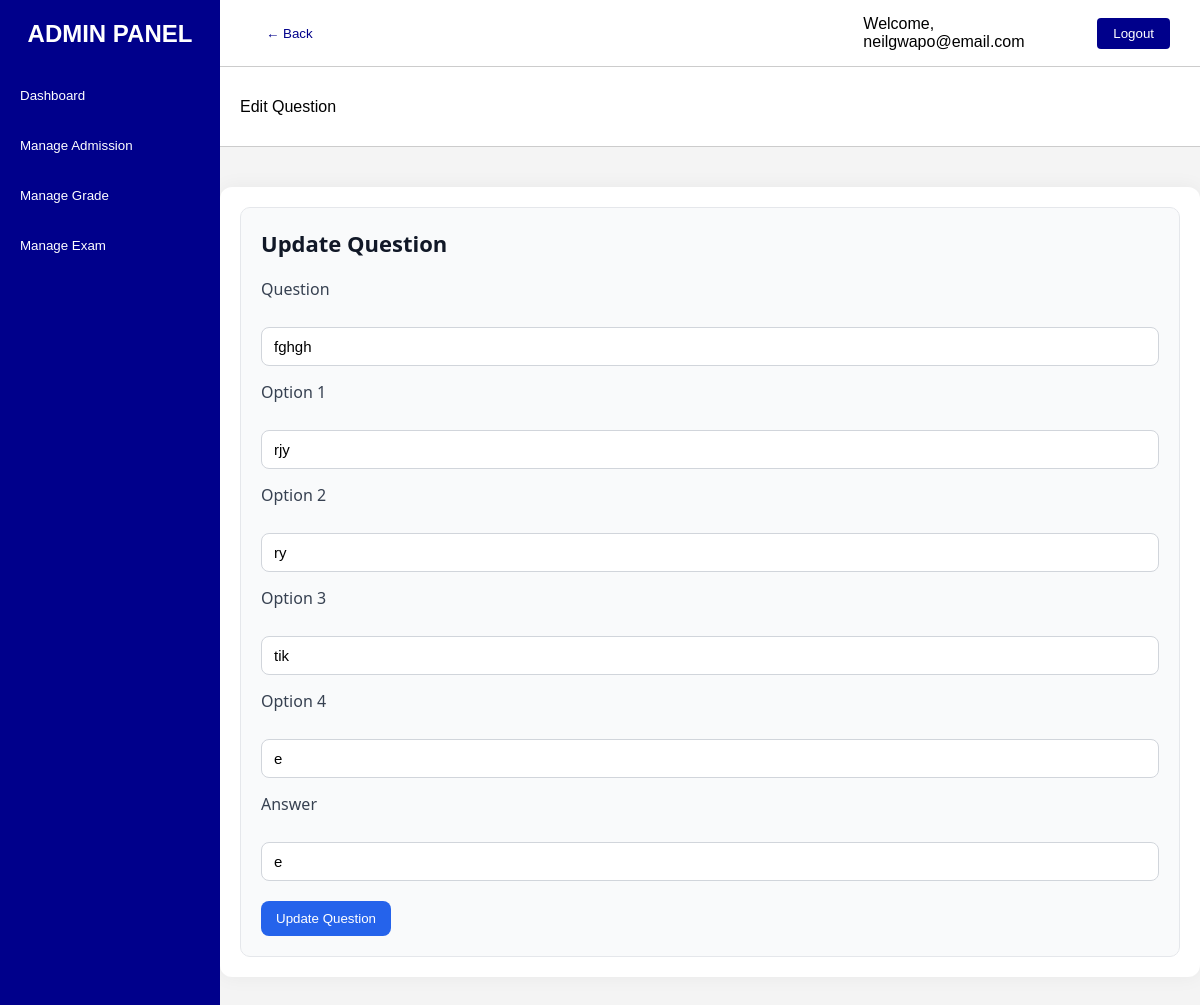
Page /adminportal/edit_question.php?id=23&exam_id=36 (signed in) on the committed database.
### tables this page shows
CREATE TABLE `questions` (
  `id` int(5) NOT NULL,
  `question_no` varchar(500) NOT NULL,
  `question` varchar(500) NOT NULL,
  `opt1` varchar(500) NOT NULL,
  `opt2` varchar(500) NOT NULL,
  `opt3` varchar(500) NOT NULL,
  `opt4` varchar(500) NOT NULL,
  `answer` varchar(500) NOT NULL,
  `exam_id` int(11) DEFAULT NULL
);

### adminportal/edit_question.php (the view, shortened to what this page needs)
<?php
include('../php/connection.php');
$id = isset($_GET['id']) ? intval($_GET['id']) : 0;
$res = mysqli_query($conn, "SELECT * FROM questions WHERE id = $id");
$row = mysqli_fetch_assoc($res);
$question = $row['question'];
$opt1 = $row['opt1'];
$opt2 = $row['opt2'];
$opt3 = $row['opt3'];
$opt4 = $row['opt4'];
$answer = $row['answer'];
?>
<!DOCTYPE html>
<html lang="en">
<head>
  <link rel="stylesheet" href="..\css\adminEC.css">
</head>
<body>
  <div class="sidebar">
    <div>
      <div class="logo">ADMIN PANEL</div>
      <div class="nav-top">
        <button class="nav-btn" onclick="window.location.href='admindashboard.php'">Dashboard</button>
        <button class="nav-btn" onclick="window.location.href='adminadmission.php'">Manage Admission</button>
        <button class="nav-btn" onclick="window.location.href='admingrading.php'">Manage Grade</button>
        <button class="nav-btn" onclick="window.location.href='exam_category.php'">Manage Exam</button>
      </div>
    </div>
  </div>
  <div class="main">
    <div class="topbar">
      <div class="left">
        <button class="backbtn" onclick="history.back()">&larr; Back</button>
      </div>
      <div class="right">
        <p>Welcome, <span><?php echo $_SESSION['admin']; ?></span></p>
        <a href="..\php\logout.php"><button class="btn font-weight-bold">Logout</button></a>
      </div>
    </div>
    <div class="subheader">
        <div>Edit Question</div>
    </div>
    <div class="content">
        <form action="" method="post">
            <div class="exam-container">
                <div class="exam-form">
                    <h3>Update Question</h3>
                    <label>Question</label><br />
                    <input type="text" name="question" class="form-control" value="<?php echo htmlspecialchars($question); ?>" required />
                    <label>Option 1</label><br />
                    <input type="text" name="opt1" class="form-control" value="<?php echo htmlspecialchars($opt1); ?>" required />
                    <label>Option 2</label><br />
                    <input type="text" name="opt2" class="form-control" value="<?php echo htmlspecialchars($opt2); ?>" required />
                    <label>Option 3</label><br />
                    <input type="text" name="opt3" class="form-control" value="<?php echo htmlspecialchars($opt3); ?>" required />
                    <label>Option 4</label><br />
                    <input type="text" name="opt4" class="form-control" value="<?php echo htmlspecialchars($opt4); ?>" required />
                    <label>Answer</label><br />
                    <input type="text" name="answer" class="form-control" value="<?php echo htmlspecialchars($answer); ?>" required />
                    <input type="submit" value="Update Question" class="submit-btn" />
                </div>
            </div>
        </form>
    </div>
  </div>
</body>
</html>

### css/adminEC.css (style rules this page uses)
.content { max-width: 1200px; width: 100%; margin: 40px auto; padding: 20px; font-family: 'Segoe UI', sans-serif; background: #fff; border-radius: 12px; box-shadow: 0 0 20px rgba(0,0,0,0.05); }
.exam-container { display: block; flex-wrap: wrap; gap: 30px; }
.exam-form { flex: 1 1 300px; min-width: 300px; background-color: #f9fafb; padding: 20px; border-radius: 10px; border: 1px solid #e5e7eb; }
.exam-form h3 { margin-bottom: 20px; font-size: 22px; color: #111827; }
.exam-form label { display: block; margin-top: 15px; font-weight: 500; color: #374151; }
.exam-form .form-control { width: 100%; padding: 10px 12px; margin-top: 5px; border: 1px solid #d1d5db; border-radius: 8px; font-size: 15px; }
.exam-form .submit-btn { margin-top: 20px; padding: 10px 15px; background-color: #2563eb; color: white; border: none; border-radius: 8px; cursor: pointer; transition: background 0.3s; }

### css/admin.css (style rules this page uses)
* { box-sizing: border-box; margin: 0; padding: 0; }
a { text-decoration: none; }
body { font-family: Arial, sans-serif; height: 100vh; margin: 0; display: flex; overflow: hidden; }
.sidebar { width: 220px; background-color: darkblue; color: #fff; display: flex; flex-direction: column; justify-content: space-between; padding: 20px 0; }
.logo { text-align: center; font-size: 24px; font-weight: bold; margin-bottom: 30px; }
.logo, .nav-top, .nav-bottom { display: flex; flex-direction: column; gap: 15px; align-items: center; }
.nav-btn { background: none; border: none; color: white; padding: 10px 20px; cursor: pointer; width: 100%; text-align: left; transition: background 0.2s; }
.main { flex: 1; display: flex; flex-direction: column; height: 100vh; overflow: hidden; background-color: #f4f4f4; }
.topbar { background-color: #ffffff; padding: 15px 30px; display: flex; align-items: center; justify-content: space-between; border-bottom: 1px solid #ccc; }
.topbar .left, .topbar .center, .topbar .right { display: flex; align-items: center; }
.topbar .left { flex: 1; }
.topbar .right { flex: 1; justify-content: flex-end; gap: 10px; }
.btn { padding: 8px 16px; background-color: darkblue; color: white; border: none; border-radius: 4px; cursor: pointer; }
.backbtn { padding: 8px 16px; background-color: white; color: darkblue; border: none; border-radius: 4px; cursor: pointer; }
.content { flex: 1; padding: 30px; overflow-y: auto; }
.subheader { background-color: white; border-bottom: 1px solid #ccc; padding: 10px 20px; display: flex; justify-content: space-between; align-items: center; height: 80px; }

### rows in the picture
questions: question "fghgh", opt1 "rjy", opt2 "ry", opt3 "tik", opt4 "e", answer "e"

### other values in the picture
$_SESSION['admin'] "neilgwapo@email.com"
